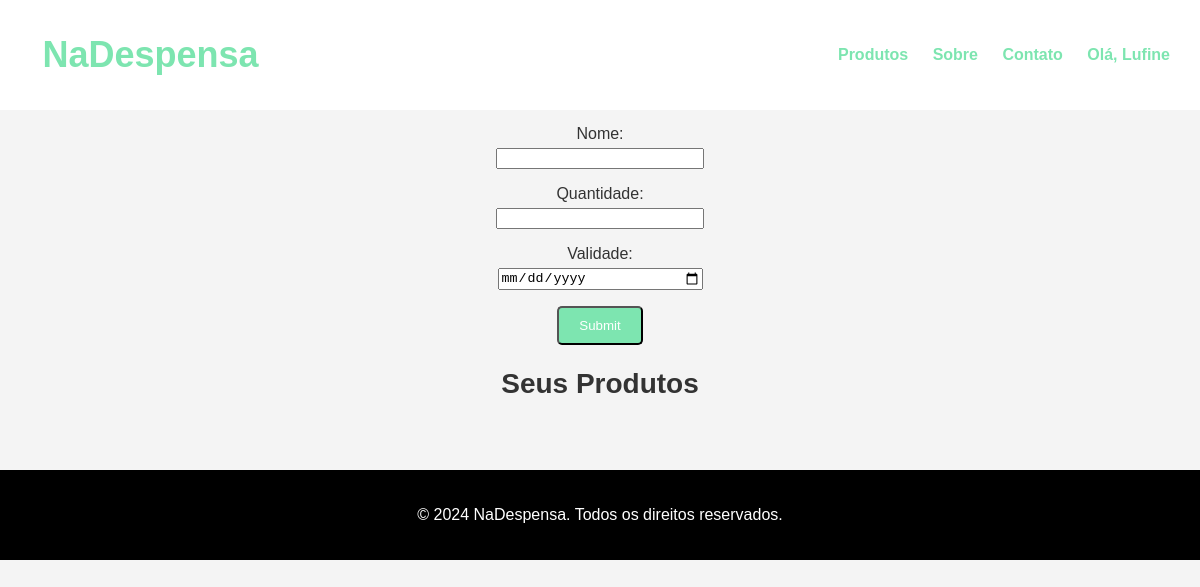
/produtos/ (signed in), run on an earlier commit of the app's database.
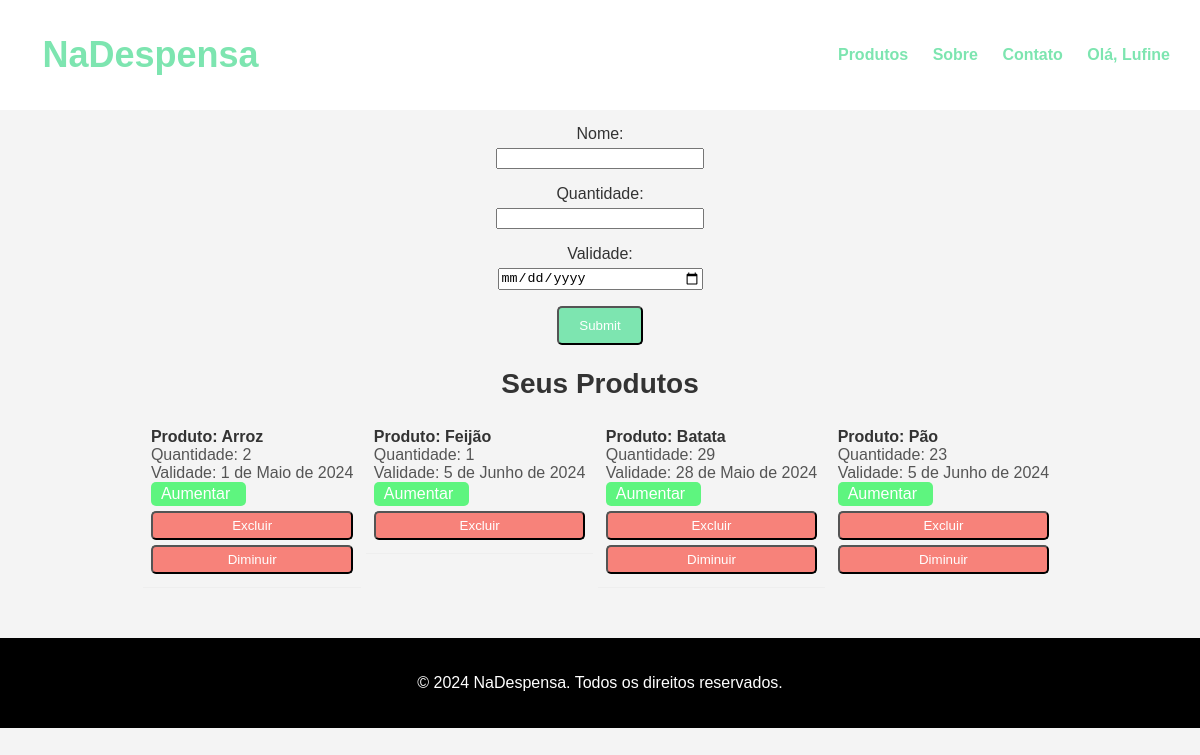
And on a later commit of the database.
### app_cadastro/models.py (models this page shows, shortened)
class Produto(models.Model):
    nome = models.CharField(max_length=255)
    quantidade = models.PositiveIntegerField()
    validade = models.DateField()
    usuario = models.ForeignKey(User, on_delete=models.CASCADE)

### app_cadastro/views.py (the view)
# urls.py: path('produtos/', views.produtos, name='produtos'),
@login_required(login_url="/auth/login/")
def produtos(request):
    username = request.user.username
    if request.method == "POST":
        form = ProdutoForm(request.POST)
        if form.is_valid():
            produto = form.save(commit=False)
            produto.usuario = request.user
            produto.save()
            return redirect('produtos')
    else:
        form = ProdutoForm()
    produtos = Produto.objects.filter(usuario=request.user)
    for produto in produtos:
        if produto.quantidade == 0:
            produto.delete()
    return render(request, 'home/produtos.html', {'form': form, 'produtos': produtos, 'username': username},)

### app_cadastro/forms.py
class ProdutoForm(forms.ModelForm):
    class Meta:
        model = Produto
        fields = ['nome', 'quantidade', 'validade']
        widgets = {
            'validade': forms.DateInput(attrs={'type': 'date'}),
        }

### app_cadastro/templates/home/produtos.html (shortened to what this page needs)
{% load static %}
<!DOCTYPE html>
<html lang="pt-BR">
<head>
    <link rel="stylesheet" href="{% static 'css/produtos.css' %}">
</head>
<body>
    <header>
        <h1><a href="{% url 'home' %}" id="title">NaDespensa</a></h1>
        <nav class="opcao_nav">
            <ul id="opcao_ul">
                <li><a href="{% url 'produtos' %}"><strong>Produtos</strong></a></li>
                <li><a href="{% url 'sobre' %}"><strong>Sobre</strong></a></li>
                <li><a href="{% url 'contato' %}"><strong>Contato</strong></a></li>
                {% if request.user.is_authenticated %}
                <li><a href="#" id="user-menu-toggle"><strong>Olá, {{ username }}</strong></a></li>
                {% else %}
                    <li><a href="{% url 'login' %}"><strong>Login</strong></a></li>
                    <li><a href="{% url 'register' %}"><strong>Register</strong></a></li>
                {% endif %}
            </ul>
        </nav>
    </header>
    <section class="hero">
        <h2 class="cad-prod">PRODUTOS</h2>
        <form method="POST" action="{% url 'produtos' %}">
            {{ form.as_p }}
            <button type="submit" class="btn-center">Submit</button>
        </form>
        <h2>Seus Produtos</h2>
        <ul class="produto-lista">
            {% for produto in produtos %}
            <li>
                <div class="produto-item">
                    <span class="produto-nome">Produto: {{ produto.nome }}</span>
                    <span class="produto-quantidade">Quantidade: {{ produto.quantidade }}</span>
                    <span class="produto-validade">Validade: {{ produto.validade }}</span>
                    <form action="{% url 'excluir_produto' produto.id %}" method="post">
                        <a href="{% url 'aumentar_quantidade' produto.id %}" class="btn-acoes-up">Aumentar</a>
                        <button type="submit" class="btn-acoes confirm-delete-btn" onclick="return confirm('Tem certeza que deseja excluir este produto?')">Excluir</button>
                    </form>
                    {% if produto.quantidade > 1 %}
                        <form action="{% url 'diminuir_quantidade' produto.id %}" method="post">
                            <button type="submit" class="btn-acoes confirm-delete-btn">Diminuir</button>
                        </form>
                        {% endif %}
                </div>
            </li>
            {% endfor %}
        </ul>
    </section>
    <footer id="rodape">
        <p>&copy; 2024 NaDespensa. Todos os direitos reservados.</p>
    </footer>
</body>
</html>

### app_cadastro/static/css/produtos.css (style rules this page uses)
html, body { height: 100%; margin: 0; padding: 0; }
body { display: flex; flex-direction: column; }
header { background-color: #ffffff; padding: 10px; display: flex; justify-content: space-between; align-items: center; width: 100%; position: fixed; top: 0; left: 0; z-index: 1000; }
.cad-prod { text-align: center; }
#id_nome { margin: 5px auto; display: block; width: 200px; }
#id_quantidade { margin: 5px auto; display: block; width: 200px; }
#id_validade { margin: 5px auto; display: block; width: 200px; }
nav ul { list-style-type: none; margin: 10px 0px 10px 10px; padding: 0; display: flex; gap: 20px; }
nav ul li { display: inline; }
nav ul li a { text-decoration: none; margin-right: 20px; color: #7de5b0; }
body { font-family: Arial, sans-serif; background-color: #f4f4f4; color: #333; margin: 0; padding: 0; }
h1 { color: #7de5b0; font-size: 36px; }
#title { margin-left: 15%; text-decoration: none; color: inherit; }
#opcao_ul { display: inline; margin-right: 20px; }
section { text-align: center; padding: 50px 0; }
h2 { font-size: 28px; margin-bottom: 20px; }
.btn-center { display: inline-block; background-color: #7de5b0; color: #fff; padding: 10px 20px; text-decoration: none; border-radius: 5px; transition: background-color 0.3s ease; margin: 0 5px; }
.produto-lista { display: ruby; list-style-type: none; padding: 0; margin: 20px 0; text-align: left; max-width: 600px; margin-left: auto; margin-right: auto; border-radius: 5px; }
.produto-lista li { padding: 08px; border-bottom: 1px solid #eeeeee; display: flex; justify-content: space-between; align-items: center; }
.produto-lista li:last-child { border-bottom: none; }
.produto-nome { font-weight: bold; color: #333; }
.produto-quantidade, .produto-validade { color: #555; }
.produto-item { display: flex; flex-direction: column; justify-content: space-between; width: 100%; }
.btn-acoes-up { background-color: #5ef57f; display: inline-flex; margin: 0 25px 0 0px; width: 80px; margin-bottom: 5px; text-align: center; color: white; padding: 3px 05px 3px 10px; text-decoration: none; border-radius: 5px; transition: background-color 0.3s ease; }
.btn-acoes { display: block; margin: 0; width: 100%; margin-bottom: 5px; text-align: center; background-color: #f7827a; color: white; padding: 5px 10px; text-decoration: none; border-radius: 5px; transition: background-color 0.3s ease; }
#rodape { text-align: center; padding: 20px 0; background-color: #000000; color: #fff; width: 100%; position: relative; }

What changed in the data, as far as the page shows it:
added Produto: nome "Arroz", quantidade "2", validade "1 de Maio de 2024", shows "Diminuir"
added Produto: nome "Feijão", quantidade "1", validade "5 de Junho de 2024"
added Produto: nome "Batata", quantidade "29", validade "28 de Maio de 2024", shows "Diminuir"
added Produto: nome "Pão", quantidade "23", validade "5 de Junho de 2024", shows "Diminuir"
